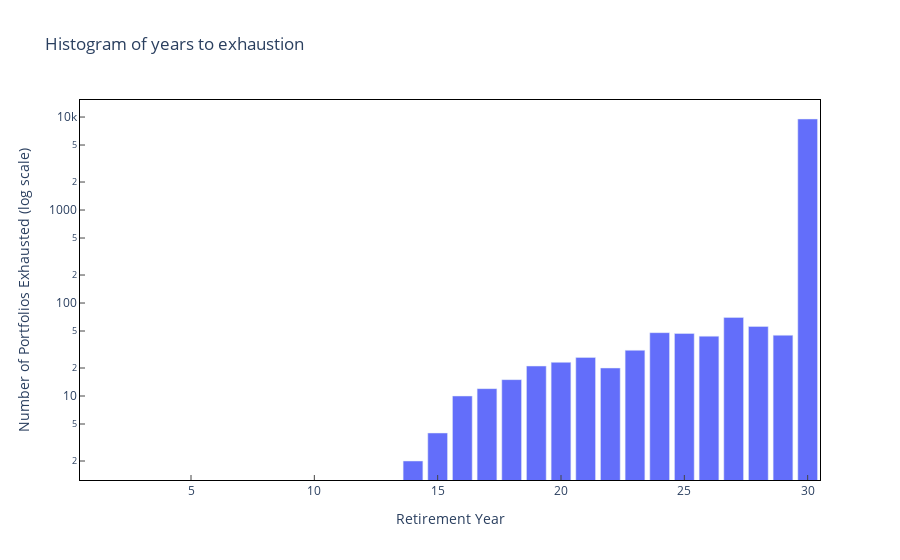

Write notebook code for a chart like this one.
### Code cell
c, bins = np.histogram([y['exhaustion'] for y in z], bins=list(range(31)))
pct_exhausted = np.sum(c[:29])/np.sum(c) * 100
print ("%.2f%% of portfolios exhausted before final year" % pct_exhausted)
bins += 1
fig = go.Figure([go.Bar(x=bins, y=c)])
fig.update_layout(showlegend=False,
                  plot_bgcolor="white",
                  title="Histogram of years to exhaustion",
                  xaxis=dict(title="Retirement Year", 
                             linecolor='black', mirror=True, ticks='inside',),
                  yaxis=dict(title="Number of Portfolios Exhausted (log scale)", 
                             linecolor='black', mirror=True, ticks='inside',
                             type="log"),
                 )

fig

### Figure 1 — Plotly figure (JSON) as saved in the notebook; plotly's stock layout.template omitted (floating-point values rounded to 4 significant figures)
{"data": [{"type": "bar", "x": [1, 2, 3, 4, 5, 6, 7, 8, 9, 10, 11, 12, 13, 14, 15, 16, 17, 18, 19, 20, 21, 22, 23, 24, 25, 26, 27, 28, 29, 30, 31], "y": [0, 0, 0, 0, 0, 0, 0, 0, 0, 0, 0, 0, 0, 2, 4, 10, 12, 15, 21, 23, 26, 20, 31, 48, 47, 44, 70, 56, 45, 9526]}], "layout": {"plot_bgcolor": "white", "showlegend": false, "title": {"text": "Histogram of years to exhaustion"}, "xaxis": {"linecolor": "black", "mirror": true, "ticks": "inside", "title": {"text": "Retirement Year"}}, "yaxis": {"linecolor": "black", "mirror": true, "ticks": "inside", "title": {"text": "Number of Portfolios Exhausted (log scale)"}, "type": "log"}}}
